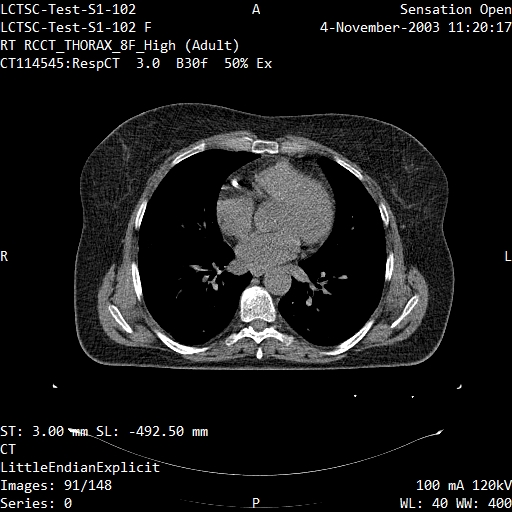
#> input picture basedata/no/img-00001-00091.jpg, 512 x 512 px; its folder holds 3 pictures in this run
$ jupyter execute --allow-errors Vgg19-Working.ipynb   (shell and % lines are left out)
#> lines starting #> are read from the running program, lines starting #| are printed output that depends on the picture; after the words box and inside, x2 and y2 are one past the last pixel; in counts of white or black regions, pixels touching at a corner belong together
[cell 1]
# Import necessary libraries
import os
import numpy as np
import cv2
import imutils
import numpy as np
from sklearn.model_selection import train_test_split
import matplotlib.pyplot as plt
from tensorflow.keras.applications.vgg19 import preprocess_input
from tensorflow.keras.applications.vgg19 import VGG19
from tensorflow.keras.preprocessing.image import ImageDataGenerator
from tensorflow.keras.layers import Dense, GlobalAveragePooling2D,Flatten,BatchNormalization,Dropout
from tensorflow.keras.models import Model
from tensorflow.keras import Sequential
from tensorflow.keras.optimizers import Adam
from tensorflow.keras.callbacks import Callback
from tensorflow.keras.callbacks import ReduceLROnPlateau

[cell 2]
# Define the path to the dataset
IMG_PATH = 'basedata/'

# Create a list of all the image filenames
all_images = []
for folder in ['yes', 'no']:
    folder_path = os.path.join(IMG_PATH, folder)
    for filename in os.listdir(folder_path):

         all_images.append(os.path.join(folder_path, filename))
#> pass 2 of the loop `for folder in ['yes', 'no']:`:

# Create a list of corresponding labels (0 for 'no', 1 for 'yes')
labels = [1 if 'Y' in filename else 0 for filename in all_images]

# Split the dataset into train, validation, and test sets
X_train_val, X_test, y_train_val, y_test = train_test_split(all_images, labels, test_size=0.03, random_state=123)
X_train, X_val, y_train, y_val = train_test_split(X_train_val, y_train_val, test_size=0.25, random_state=123)

# Print the sizes of the resulting datasets
print(f'Train set size: {len(X_train)}')
print(f'Validation set size: {len(X_val)}')
print(f'Test set size: {len(X_test)}')

[cell 3]

# Define the path to the dataset
IMG_PATH = '../input/brain-mri-images-for-brain-tumor-detection/brain_tumor_dataset/'

# Define the labels and their corresponding colors
labels = {0: 'No', 1: 'Yes'}
colors = {0: 'blue', 1: 'red'}

# Plot some images from the train set for each label
fig, axs = plt.subplots(2, 3, figsize=(10, 8))
for i, label in enumerate([0, 1]):
    images = [x for x, y in zip(X_train, y_train) if y == label][:3]
    for j, image_path in enumerate(images):
        img = plt.imread(image_path)
#> img is the input picture: shape (512, 512, 3); mean R, G, B 23.5, 23.4, 23.6
        axs[i, j].imshow(img)
        axs[i, j].set_title(labels[label], color=colors[label])
#> pass 2 of the loop `for i, label in enumerate([0, 1]):`:
#> images = []
plt.show()
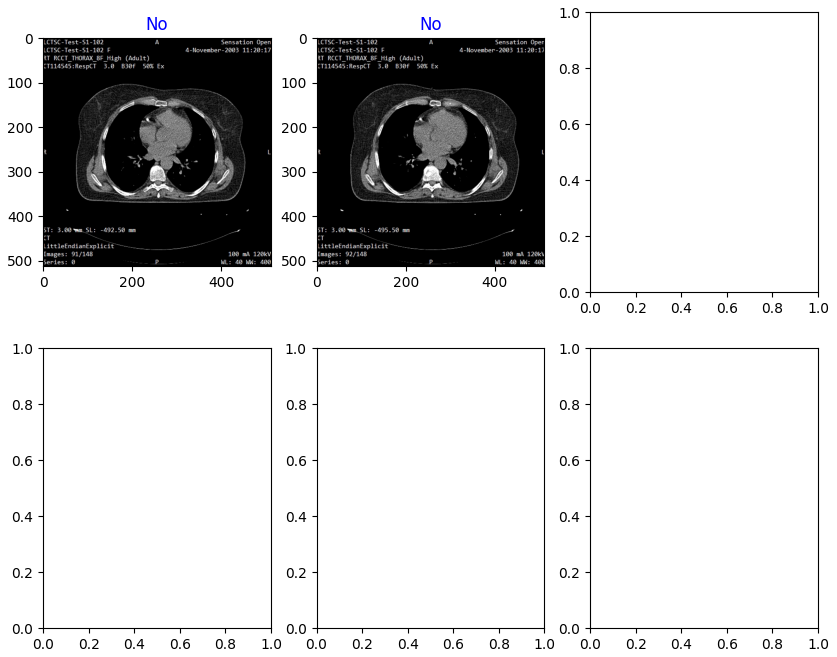
#> figure drawn by matplotlib, 2 panels

[cell 4]
def preprocess_images(images):
    preprocessed_images = []
    for i, img_path in enumerate(images):
        img = cv2.imread(img_path)
        img = cv2.resize(
            img,
            dsize=(224,224),
            interpolation=cv2.INTER_CUBIC
        )
#> img: shape (224, 224, 3)
        gray = cv2.cvtColor(img, cv2.COLOR_RGB2GRAY)
        gray = cv2.GaussianBlur(gray, (5, 5), 0)

        # threshold the image, then perform a series of erosions +
        # dilations to remove any small regions of noise
        thresh = cv2.threshold(gray, 45, 255, cv2.THRESH_BINARY)[1]
#> thresh: shape (224, 224); 18.3% white; 95 white regions (43 under 20 px), largest, box (x1, y1, x2, y2) and area: (42, 56, 189, 162) 6406, (25, 202, 70, 208) 173, (0, 24, 29, 31) 134
        thresh = cv2.erode(thresh, None, iterations=2)
#> thresh: shape (224, 224); 7.8% white; 26 white regions (23 under 20 px), largest, box (x1, y1, x2, y2) and area: (72, 58, 152, 160) 2710, (44, 103, 70, 151) 562, (153, 89, 186, 152) 556
        thresh = cv2.dilate(thresh, None, iterations=2)
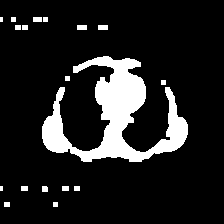
#> thresh: shape (224, 224); 12.9% white; 18 white regions (2 under 20 px)

        # find contours in thresholded image, then grab the largest one
        cnts = cv2.findContours(thresh.copy(), cv2.RETR_EXTERNAL, cv2.CHAIN_APPROX_SIMPLE)
#> cnts = 18 contours, 7 with area under 20; largest, box (x1, y1, x2, y2) and area: (42, 56, 188, 162) 5528, (98, 25, 108, 30) 36, (77, 25, 87, 30) 36, (33, 17, 42, 22) 32, (42, 186, 48, 192) 24
        cnts = imutils.grab_contours(cnts)
        c = max(cnts, key=cv2.contourArea)
#> c = contour of 363 points, box (x1, y1, x2, y2) (42, 56, 188, 162), area 5528

        # find the extreme points
        extLeft = tuple(c[c[:, :, 0].argmin()][0])
#> extLeft = (42, 126)
        extRight = tuple(c[c[:, :, 0].argmax()][0])
#> extRight = (187, 134)
        extTop = tuple(c[c[:, :, 1].argmin()][0])
#> extTop = (103, 56)
        extBot = tuple(c[c[:, :, 1].argmax()][0])
#> extBot = (83, 161)

        # crop
        ADD_PIXELS = 0
        new_img = img[extTop[1]-ADD_PIXELS:extBot[1]+ADD_PIXELS, extLeft[0]-ADD_PIXELS:extRight[0]+ADD_PIXELS].copy()
        new_img = cv2.resize(
            new_img,
            dsize=(224,224))
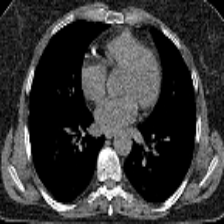
#> new_img: shape (224, 224, 3); min 0, max 255, mean 55.1
        preprocessed_images.append(new_img)
#> pass 2 of the loop in preprocess_images, `for i, img_path in enumerate(images):`:
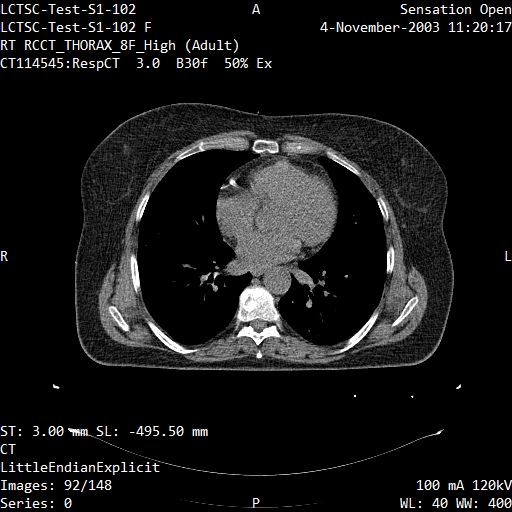
#> input picture basedata/no/img-00001-00092.jpg, 512 x 512 px
#> in preprocess_images, img is the input picture: shape (512, 512, 3); mean B, G, R 23.7, 23.5, 23.6
#> in preprocess_images, `thresh = cv2.dilate(thresh, None, iterations=2)`:
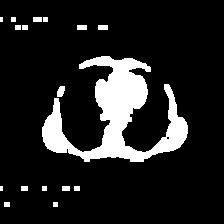
#> thresh: shape (224, 224); 13% white; 17 white regions (2 under 20 px)
#> cnts = 17 contours, 6 with area under 20; largest, box (x1, y1, x2, y2) and area: (42, 56, 188, 162) 5582, (57, 86, 65, 97) 54, (98, 25, 108, 30) 36, (77, 25, 87, 30) 36, (33, 17, 42, 22) 32
#> c = contour of 353 points, box (x1, y1, x2, y2) (42, 56, 188, 162), area 5582
#> extLeft = (42, 127)
#> extRight = (187, 133)
#> extTop = (101, 56)
#> extBot = (84, 161)
#> in preprocess_images, `new_img = cv2.resize( new_img, dsize=(224,224))`:
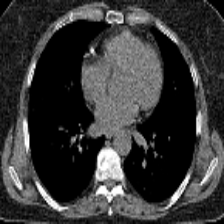
#> new_img: shape (224, 224, 3); min 0, max 255, mean 55.3
    return np.array(preprocessed_images)

[cell 5]
# Apply the preprocessing to all the data subsets
X_train_pre = preprocess_images(X_train)
X_val_pre = preprocess_images(X_val)
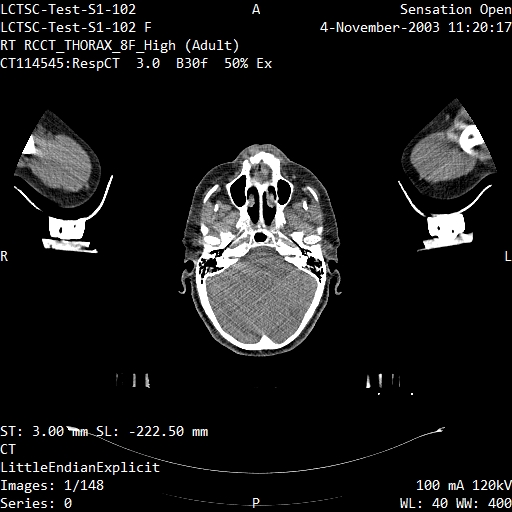
#> input picture basedata/yes/img-00001-00001.jpg, 512 x 512 px
#> in preprocess_images, img is the input picture: shape (512, 512, 3); mean B, G, R 24.2, 24, 24.1
#> in preprocess_images (call 2), `thresh = cv2.threshold(gray, 45, 255, cv2.THRESH_BINARY)[1]`: thresh: shape (224, 224); 18.1% white; 87 white regions (37 under 20 px), largest, box (x1, y1, x2, y2) and area: (79, 63, 149, 156) 4428, (179, 47, 215, 81) 748, (8, 54, 41, 85) 685
#> in preprocess_images (call 2), `thresh = cv2.erode(thresh, None, iterations=2)`: thresh: shape (224, 224); 8.8% white; 23 white regions (17 under 20 px), largest, box (x1, y1, x2, y2) and area: (85, 81, 145, 154) 2908, (182, 50, 213, 78) 482, (11, 59, 39, 82) 447, (105, 65, 124, 89) 260, (188, 94, 205, 107) 152, (21, 97, 38, 109) 146
#> in preprocess_images (call 2), `thresh = cv2.dilate(thresh, None, iterations=2)`:
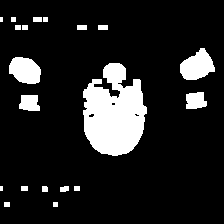
#> thresh: shape (224, 224); 13.3% white; 20 white regions (2 under 20 px)
#> in preprocess_images (call 2), `cnts = cv2.findContours(thresh.copy(), cv2.RETR_EXTERNAL, cv2.CHAIN_AP..`: cnts = 20 contours, 5 with area under 20; largest, box (x1, y1, x2, y2) and area: (83, 63, 147, 156) 4026, (180, 48, 215, 80) 685, (9, 57, 41, 84) 623, (186, 92, 207, 109) 262, (19, 95, 40, 111) 248
#> in preprocess_images (call 2), `c = max(cnts, key=cv2.contourArea)`: c = contour of 147 points, box (x1, y1, x2, y2) (83, 63, 147, 156), area 4026
#> in preprocess_images (call 2), `extLeft = tuple(c[c[:, :, 0].argmin()][0])`: extLeft = (83, 91)
#> in preprocess_images (call 2), `extRight = tuple(c[c[:, :, 0].argmax()][0])`: extRight = (146, 113)
#> in preprocess_images (call 2), `extTop = tuple(c[c[:, :, 1].argmin()][0])`: extTop = (109, 63)
#> in preprocess_images (call 2), `extBot = tuple(c[c[:, :, 1].argmax()][0])`: extBot = (112, 155)
#> in preprocess_images (call 2), `new_img = cv2.resize( new_img, dsize=(224,224))`:
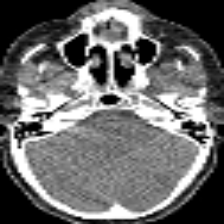
#> new_img: shape (224, 224, 3); min 0, max 255, mean 105
X_test_pre = preprocess_images(X_test)
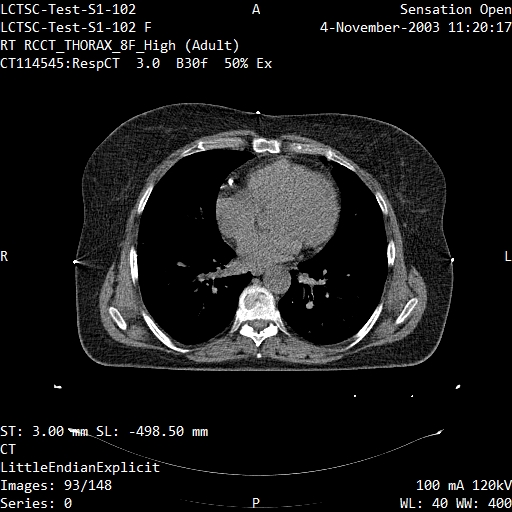
#> input picture basedata/no/img-00001-00093.jpg, 512 x 512 px
#> in preprocess_images, img is the input picture: shape (512, 512, 3); mean B, G, R 23.8, 23.6, 23.7
#> in preprocess_images (call 3), `gray = cv2.GaussianBlur(gray, (5, 5), 0)`:
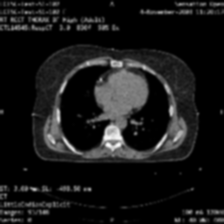
#> gray: shape (224, 224); min 0, max 248, mean 23.9
#> in preprocess_images (call 3), `thresh = cv2.threshold(gray, 45, 255, cv2.THRESH_BINARY)[1]`: thresh: shape (224, 224); 18.3% white; 103 white regions (53 under 20 px), largest, box (x1, y1, x2, y2) and area: (42, 55, 188, 161) 6385, (25, 202, 70, 208) 172, (0, 24, 29, 31) 134
#> in preprocess_images (call 3), `thresh = cv2.erode(thresh, None, iterations=2)`: thresh: shape (224, 224); 7.9% white; 25 white regions (21 under 20 px), largest, box (x1, y1, x2, y2) and area: (83, 60, 156, 159) 2775, (44, 97, 68, 151) 536, (157, 96, 186, 150) 525, (83, 58, 106, 66) 76
#> in preprocess_images (call 3), `thresh = cv2.dilate(thresh, None, iterations=2)`:
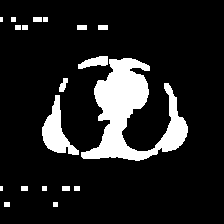
#> thresh: shape (224, 224); 13% white; 19 white regions (2 under 20 px)
#> in preprocess_images (call 3), `cnts = cv2.findContours(thresh.copy(), cv2.RETR_EXTERNAL, cv2.CHAIN_AP..`: cnts = 19 contours, 6 with area under 20; largest, box (x1, y1, x2, y2) and area: (81, 58, 188, 161) 4490, (42, 95, 79, 155) 864, (78, 56, 108, 69) 201, (59, 78, 68, 92) 58, (98, 25, 108, 30) 36
#> in preprocess_images (call 3), `c = max(cnts, key=cv2.contourArea)`: c = contour of 274 points, box (x1, y1, x2, y2) (81, 58, 188, 161), area 4490
#> in preprocess_images (call 3), `extLeft = tuple(c[c[:, :, 0].argmin()][0])`: extLeft = (81, 152)
#> in preprocess_images (call 3), `extRight = tuple(c[c[:, :, 0].argmax()][0])`: extRight = (187, 132)
#> in preprocess_images (call 3), `extTop = tuple(c[c[:, :, 1].argmin()][0])`: extTop = (123, 58)
#> in preprocess_images (call 3), `extBot = tuple(c[c[:, :, 1].argmax()][0])`: extBot = (135, 160)
#> in preprocess_images (call 3), `new_img = cv2.resize( new_img, dsize=(224,224))`:
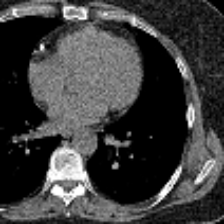
#> new_img: shape (224, 224, 3); min 0, max 255, mean 61.2
